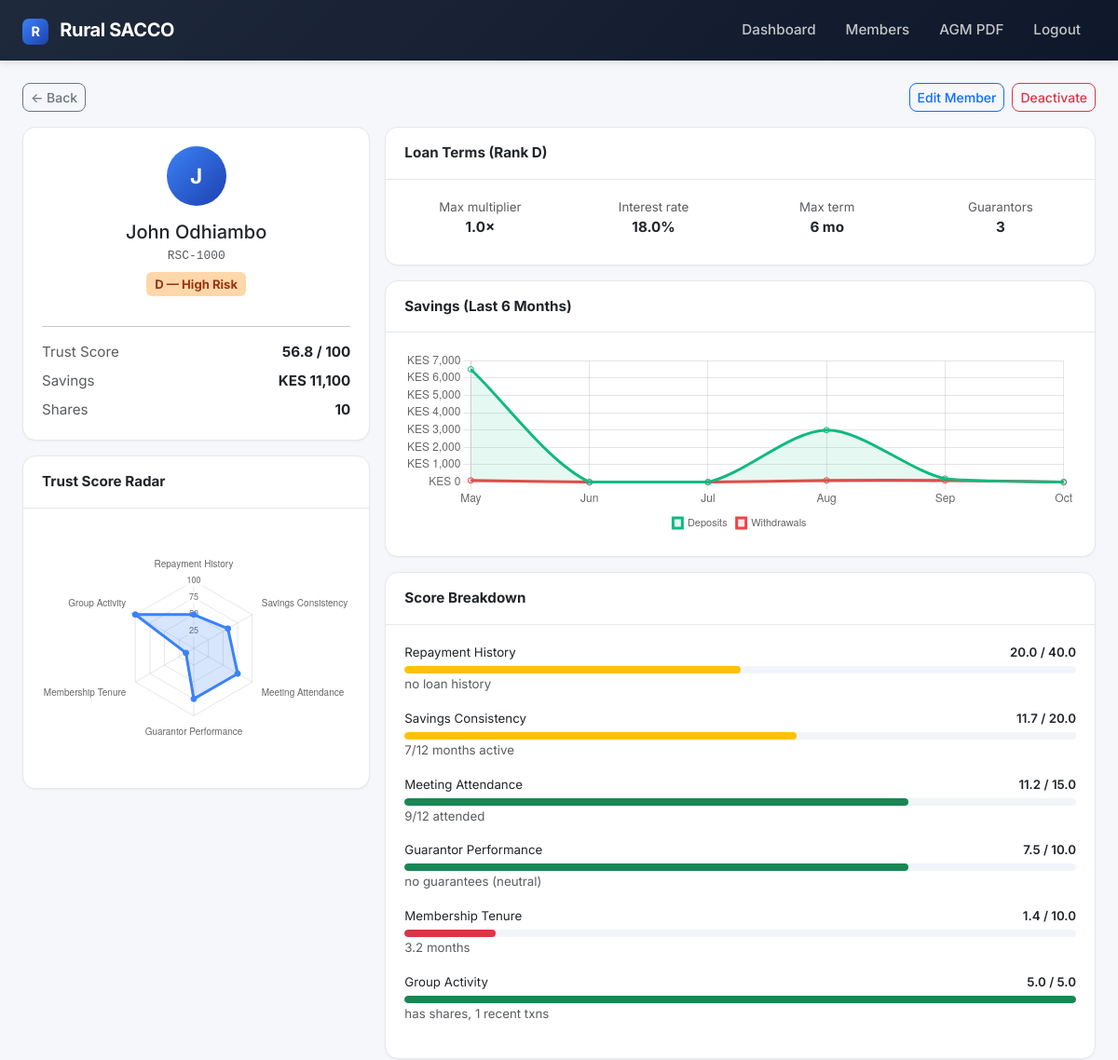
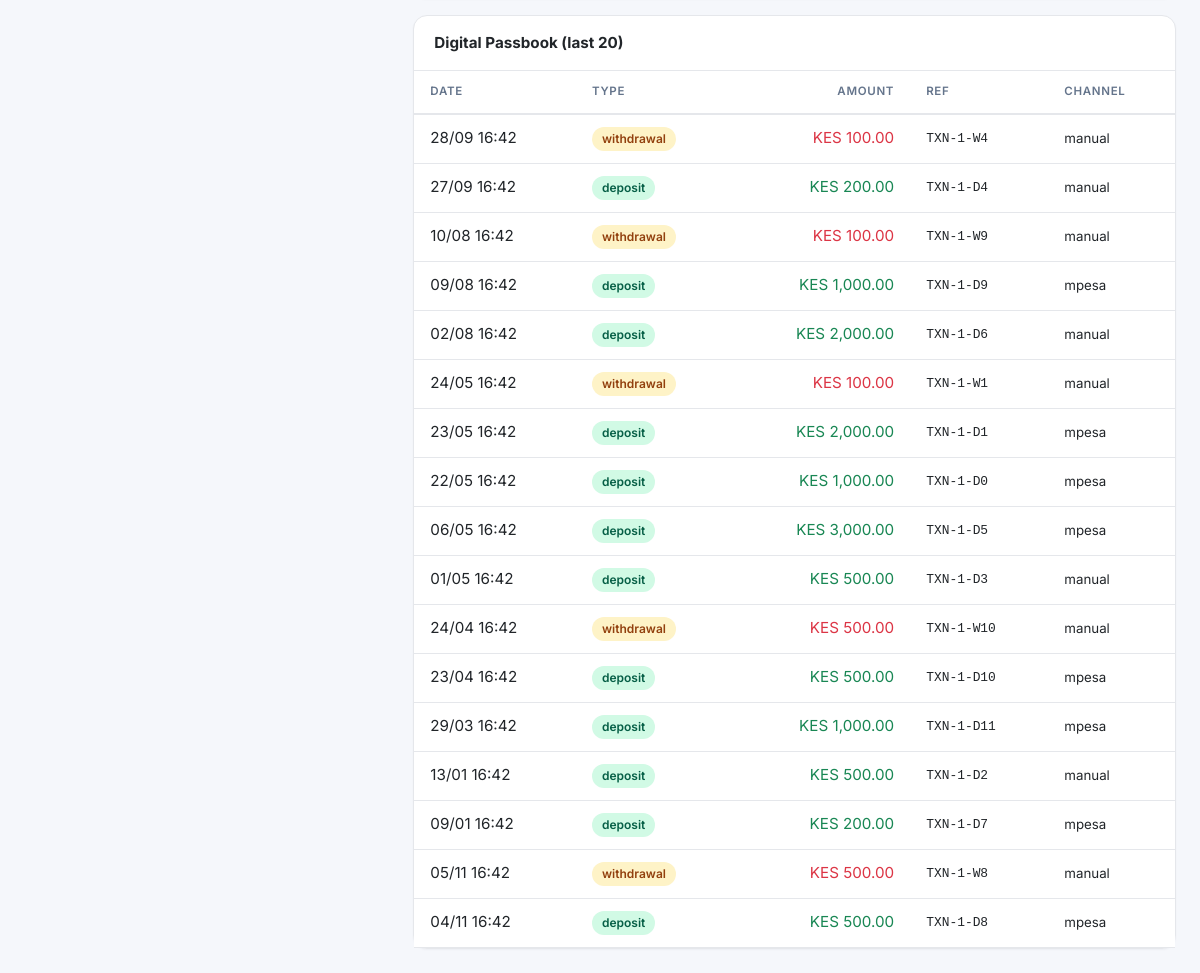
The app's page /members/1 (signed in) with its own data (2 pictures, top to bottom).
### app/models/member.py (models this page shows)
class Member(db.Model):
    __tablename__ = "members"
    id = db.Column(db.Integer, primary_key=True)
    member_number = db.Column(db.String(20), unique=True, nullable=False, index=True)
    full_name = db.Column(db.String(120), nullable=False)
    phone = db.Column(db.String(20), unique=True, nullable=False, index=True)
    national_id = db.Column(db.String(20), unique=True)
    join_date = db.Column(db.Date, default=datetime.utcnow)
    status = db.Column(db.String(20), default="active")
    savings_balance = db.Column(db.Numeric(12, 2), default=0)
    shares = db.Column(db.Integer, default=0)
    trust_score = db.Column(db.Float, default=50.0)
    default_rank = db.Column(db.String(1), default="C")
    language_preference = db.Column(db.String(5), default="sw")
    consent_given = db.Column(db.Boolean, default=False)
    created_at = db.Column(db.DateTime, default=datetime.utcnow)
    updated_at = db.Column(db.DateTime, default=datetime.utcnow, onupdate=datetime.utcnow)

### app/models/transaction.py (models this page shows)
class Transaction(db.Model):
    __tablename__ = "transactions"
    id = db.Column(db.Integer, primary_key=True)
    member_id = db.Column(db.Integer, db.ForeignKey("members.id"), nullable=False, index=True)
    type = db.Column(db.String(30), nullable=False)
    amount = db.Column(db.Numeric(12, 2), nullable=False)
    balance_after = db.Column(db.Numeric(12, 2))
    reference = db.Column(db.String(50), unique=True, index=True)
    mpesa_ref = db.Column(db.String(50), index=True)
    status = db.Column(db.String(20), default="completed")
    channel = db.Column(db.String(20), default="manual")
    notes = db.Column(db.Text)
    created_by = db.Column(db.String(50))
    created_at = db.Column(db.DateTime, default=datetime.utcnow, index=True)

### app/routes/members.py (the view)
@members_bp.route("/<int:member_id>")
@login_required
def detail(member_id):
    member = Member.query.get_or_404(member_id)
    breakdown = score_member(member_id, persist=False)
    txns = (Transaction.query.filter_by(member_id=member_id)
            .order_by(Transaction.created_at.desc()).limit(20).all())
    loans = (Loan.query.filter_by(member_id=member_id)
             .order_by(Loan.created_at.desc()).all())
    guarantees = Guarantor.query.filter_by(guarantor_member_id=member_id).all()
    radar_labels = [k.replace("_", " ").title() for k in breakdown["breakdown"].keys()]
    radar_scores = [round((v["score"] / v["max"] * 100), 1) if v["max"] else 0
                    for v in breakdown["breakdown"].values()]
    today = date.today()
    first = today.replace(day=1) - relativedelta(months=5)
    months, cur = [], first
    for _ in range(6):
        months.append(cur)
        cur += relativedelta(months=1)
    keys = [m.strftime("%Y-%m") for m in months]
    month_labels = [m.strftime("%b") for m in months]
    dep = {k: 0.0 for k in keys}
    wd = {k: 0.0 for k in keys}
    for txn in (Transaction.query
                .filter(Transaction.member_id == member_id,
                        Transaction.created_at >= first).all()):
        key = txn.created_at.strftime("%Y-%m")
        if key not in dep:
            continue
        if txn.type == "deposit":
            dep[key] += float(txn.amount)
        elif txn.type == "withdrawal":
            wd[key] += float(txn.amount)
    return render_template("members/detail.html",
                           member=member, breakdown=breakdown,
                           txns=txns, loans=loans, guarantees=guarantees,
                           radar_labels=radar_labels, radar_scores=radar_scores,
                           month_labels=month_labels,
                           deposits=[round(dep[k], 2) for k in keys],
                           withdrawals=[round(wd[k], 2) for k in keys])

### app/services/auth.py (called while the page is built)
def login_required(f):
    @wraps(f)
    def wrapped(*args, **kwargs):
        if not session.get("user_id"):
            flash("Please log in first.", "warning")
            return redirect(url_for("auth.login"))
        return f(*args, **kwargs)
    return wrapped

### app/services/credit_scoring.py (called while the page is built, shortened)
def rank_from_score(score):
    for min_score, rank, label, mult, guar, term, rate in RANK_TABLE:
        if score >= min_score:
            return {
                "rank": rank, "label": label,
                "max_loan_multiplier": mult,
                "guarantors_required": guar,
                "max_term_months": term,
                "interest_rate": rate,
            }
    return {"rank": "E", "label": "Blacklisted", "max_loan_multiplier": 0.0,
            "guarantors_required": 0, "max_term_months": 0, "interest_rate": 0.0}

def _repayment_score(member, today):
    loans = Loan.query.filter_by(member_id=member.id).all()
    if not loans:
        return WEIGHTS["repayment_history"] * 0.5, "no loan history"

def _savings_score(member, today):
    start = today - timedelta(days=365)
    rows = (db.session.query(Transaction.created_at)
            .filter(Transaction.member_id == member.id,
                    Transaction.type == "deposit",
                    Transaction.created_at >= datetime.combine(start, datetime.min.time()))
            .all())
    months = {r[0].strftime("%Y-%m") for r in rows}
    score = WEIGHTS["savings_consistency"] * (len(months) / 12.0)
    return min(WEIGHTS["savings_consistency"], score), f"{len(months)}/12 months active"

def _attendance_score(member, today):
    start = today - timedelta(days=365)
    total = Meeting.query.filter(Meeting.meeting_date >= start).count()
    if total == 0:
        return WEIGHTS["meeting_attendance"] * 0.5, "no meetings (neutral)"
    attended = (MeetingAttendance.query
                .join(Meeting)
                .filter(MeetingAttendance.member_id == member.id,
                        MeetingAttendance.status == "present",
                        Meeting.meeting_date >= start)
                .count())
    score = WEIGHTS["meeting_attendance"] * (attended / total)
    return score, f"{attended}/{total} attended"

def _guarantor_score(member, today):
    given = Guarantor.query.filter_by(guarantor_member_id=member.id).all()
    if not given:
        return WEIGHTS["guarantor_performance"] * 0.75, "no guarantees (neutral)"

### app/templates/members/detail.html (shortened to what this page needs)
{% extends "base.html" %}
{% block content %}
<div class="d-flex justify-content-between align-items-center mb-3">
    <a href="{{ url_for('members.list_members') }}" class="btn btn-sm btn-outline-secondary">&larr; Back</a>
    <div class="d-flex gap-2">
        {% if session.get('role') in ('admin', 'treasurer') %}
        <a href="{{ url_for('members.edit_member', member_id=member.id) }}" class="btn btn-sm btn-outline-primary">Edit Member</a>
        {% endif %}
        {% if session.get('role') == 'admin' %}
        <form method="post" action="{{ url_for('members.toggle_status', member_id=member.id) }}" class="d-inline"
              onsubmit="return confirm('{{ 'Deactivate' if member.status=='active' else 'Reactivate' }} this member?');">
            <button type="submit" class="btn btn-sm btn-outline-{{ 'danger' if member.status=='active' else 'success' }}">
                {{ 'Deactivate' if member.status=='active' else 'Reactivate' }}
            </button>
        </form>
        {% endif %}
    </div>
</div>
<div class="row g-3">
    <div class="col-lg-4">
        <div class="card mb-3">
            <div class="card-body text-center">
                <div style="width:64px;height:64px;border-radius:50%;background:linear-gradient(135deg,#3b82f6,#1e40af);color:#fff;display:flex;align-items:center;justify-content:center;font-size:1.4rem;font-weight:700;margin:0 auto 1rem;">
                    {{ member.full_name[0] }}
                </div>
                <h5 class="mb-1">{{ member.full_name }}</h5>
                <p class="text-muted mb-2 mono">{{ member.member_number }}</p>
                <span class="rank-badge rank-{{ member.default_rank }} mb-3">{{ member.default_rank }} — {{ breakdown.rank_label }}</span>
                <hr>
                <div class="d-flex justify-content-between mb-2"><span class="text-muted">Trust Score</span><strong>{{ '%.1f'|format(member.trust_score) }} / 100</strong></div>
                <div class="d-flex justify-content-between mb-2"><span class="text-muted">Savings</span><strong>KES {{ '{:,.0f}'.format(member.savings_balance|float) }}</strong></div>
                <div class="d-flex justify-content-between"><span class="text-muted">Shares</span><strong>{{ member.shares }}</strong></div>
            </div>
        </div>
        <div class="card">
            <div class="card-header"><strong>Trust Score Radar</strong></div>
            <div class="card-body"><div class="chart-container"><canvas id="radarChart"></canvas></div></div>
        </div>
    </div>
    <div class="col-lg-8">
        <div class="card mb-3">
            <div class="card-header"><strong>Loan Terms (Rank {{ breakdown.rank }})</strong></div>
            <div class="card-body">
                <div class="row text-center">
                    <div class="col-6 col-md-3 mb-2"><div class="text-muted small">Max multiplier</div><strong>{{ breakdown.loan_terms.max_loan_multiplier }}×</strong></div>
                    <div class="col-6 col-md-3 mb-2"><div class="text-muted small">Interest rate</div><strong>{{ breakdown.loan_terms.interest_rate }}%</strong></div>
                    <div class="col-6 col-md-3 mb-2"><div class="text-muted small">Max term</div><strong>{{ breakdown.loan_terms.max_term_months }} mo</strong></div>
                    <div class="col-6 col-md-3 mb-2"><div class="text-muted small">Guarantors</div><strong>{{ breakdown.loan_terms.guarantors_required }}</strong></div>
                </div>
            </div>
        </div>
        <div class="card mb-3">
            <div class="card-header"><strong>Savings (Last 6 Months)</strong></div>
            <div class="card-body"><div class="chart-container chart-sm"><canvas id="savingsChart"></canvas></div></div>
        </div>
        <div class="card mb-3">
            <div class="card-header"><strong>Score Breakdown</strong></div>
            <div class="card-body">
                {% for key, item in breakdown.breakdown.items() %}
                {% set pct = (item.score / item.max * 100) if item.max else 0 %}
                <div class="mb-3">
                    <div class="d-flex justify-content-between small mb-1">
                        <span>{{ key.replace('_', ' ').title() }}</span>
                        <span class="fw-semibold">{{ '%.1f'|format(item.score) }} / {{ item.max }}</span>
                    </div>
                    <div class="progress score-bar">
                        <div class="progress-bar {{ 'bg-success' if pct >= 70 else 'bg-warning' if pct >= 40 else 'bg-danger' }}" style="width: {{ pct }}%"></div>
                    </div>
                    <small class="text-muted">{{ item.note }}</small>
                </div>
                {% endfor %}
            </div>
        </div>
        <div class="card">
            <div class="card-header"><strong>Digital Passbook (last 20)</strong></div>
            <div class="table-responsive">
                <table class="table table-sm table-hover mb-0">
                    <thead><tr><th>Date</th><th>Type</th><th class="text-end">Amount</th><th>Ref</th><th>Channel</th></tr></thead>
                    <tbody>
                        {% for t in txns %}
                        <tr>
                            <td>{{ t.created_at.strftime('%d/%m %H:%M') }}</td>
                            <td><span class="status-pill {{ 'status-success' if t.type=='deposit' else 'status-warning' }}">{{ t.type }}</span></td>
                            <td class="text-end {{ 'text-success' if t.type=='deposit' else 'text-danger' }}">KES {{ '{:,.2f}'.format(t.amount|float) }}</td>
                            <td class="mono small">{{ t.reference or t.mpesa_ref or '—' }}</td>
                            <td><small>{{ t.channel }}</small></td>
                        </tr>
                        {% else %}
                        <tr><td colspan="5" class="text-center text-muted py-3">No transactions.</td></tr>
                        {% endfor %}
                    </tbody>
                </table>
            </div>
        </div>
    </div>
</div>
{% endblock %}
{% block scripts %}
<script>
new Chart(document.getElementById('radarChart'), {
    type: 'radar',
    data: {
        labels: {{ radar_labels|tojson }},
        datasets: [{
            label: 'Score %',
            data: {{ radar_scores|tojson }},
            borderColor: '#3b82f6', backgroundColor: 'rgba(59,130,246,0.2)', pointBackgroundColor: '#3b82f6',
        }]
    },
    options: {
        responsive: true, maintainAspectRatio: false,
        scales: { r: { beginAtZero: true, max: 100, ticks: { stepSize: 25, font: { size: 9 } } } },
        plugins: { legend: { display: false } }
    }
});
new Chart(document.getElementById('savingsChart'), {
    type: 'line',
    data: {
        labels: {{ month_labels|tojson }},
        datasets: [
            { label: 'Deposits', data: {{ deposits|tojson }}, borderColor: '#10b981', backgroundColor: 'rgba(16,185,129,0.1)', tension: 0.3, fill: true },
            { label: 'Withdrawals', data: {{ withdrawals|tojson }}, borderColor: '#ef4444', backgroundColor: 'rgba(239,68,68,0.1)', tension: 0.3, fill: true }
        ]
    },
    options: {
        responsive: true, maintainAspectRatio: false,
        plugins: { legend: { position: 'bottom', labels: { boxWidth: 10, font: { size: 11 } } } },
        scales: { y: { beginAtZero: true, ticks: { callback: v => 'KES ' + v.toLocaleString() } } }
    }
});
</script>
{% endblock %}

### app/static/css/app.css (style rules this page uses)
:root { --bg: #f5f7fb; --surface: #ffffff; --text: #0f172a; --muted: #64748b; --border: #e5e7eb; --primary: #3b82f6; --success: #10b981; --warning: #f59e0b; --danger: #ef4444; --radius: 14px; --shadow-sm: 0 1px 2px rgba(15,23,42,0.04); --shadow: 0 4px 12px rgba(15,23,42,0.06); }
body { background: var(--bg); font-family: 'Inter', -apple-system, sans-serif; color: var(--text); font-size: 0.95rem; }
.card { border: 1px solid var(--border); border-radius: var(--radius); box-shadow: var(--shadow-sm); background: var(--surface); }
.card-header { background: transparent; border-bottom: 1px solid var(--border); padding: 1rem 1.25rem; font-size: 0.95rem; }
.card-body { padding: 1.25rem; }
.rank-badge { display: inline-flex; align-items: center; justify-content: center; min-width: 30px; height: 26px; padding: 0 9px; border-radius: 6px; font-weight: 700; font-size: 0.82rem; }
.rank-D { background: #fed7aa; color: #9a3412; }
.status-pill { display: inline-flex; align-items: center; padding: 3px 10px; border-radius: 999px; font-size: 0.75rem; font-weight: 600; }
.status-success { background: #d1fae5; color: #065f46; }
.status-warning { background: #fef3c7; color: #92400e; }
.table thead th { font-size: 0.72rem; text-transform: uppercase; letter-spacing: 0.06em; font-weight: 600; color: var(--muted); border-bottom: 2px solid var(--border) !important; padding: 0.75rem 1rem; }
.table tbody td { padding: 0.75rem 1rem; vertical-align: middle; border-color: var(--border); }
.chart-container { position: relative; height: 260px; width: 100%; }
.chart-sm { height: 200px; }
.progress { height: 8px; border-radius: 4px; background: #f1f5f9; }
.progress-bar { border-radius: 4px; }
.score-bar { height: 8px; border-radius: 4px; }
.btn { border-radius: 8px; font-weight: 500; }
.mono { font-family: 'JetBrains Mono', Consolas, monospace; font-size: 0.85em; }

### records on screen
Member: status "Deactivate", full_name "J", full_name "John Odhiambo", member_number "RSC-1000", default_rank "D", trust_score "56.8", savings_balance "11,100", shares "10"
Transaction: created_at "28/09 16:42", type "withdrawal", amount "100.00", reference "TXN-1-W4", channel "manual"
Transaction: created_at "27/09 16:42", type "deposit", amount "200.00", reference "TXN-1-D4", channel "manual"
Transaction: created_at "10/08 16:42", type "withdrawal", amount "100.00", reference "TXN-1-W9", channel "manual"
Transaction: created_at "09/08 16:42", type "deposit", amount "1,000.00", reference "TXN-1-D9", channel "mpesa"
Transaction: created_at "02/08 16:42", type "deposit", amount "2,000.00", reference "TXN-1-D6", channel "manual"
Transaction: created_at "24/05 16:42", type "withdrawal", amount "100.00", reference "TXN-1-W1", channel "manual"
Transaction: created_at "23/05 16:42", type "deposit", amount "2,000.00", reference "TXN-1-D1", channel "mpesa"
Transaction: created_at "22/05 16:42", type "deposit", amount "1,000.00", reference "TXN-1-D0", channel "mpesa"
Transaction: created_at "06/05 16:42", type "deposit", amount "3,000.00", reference "TXN-1-D5", channel "mpesa"
Transaction: created_at "01/05 16:42", type "deposit", amount "500.00", reference "TXN-1-D3", channel "manual"
Transaction: created_at "24/04 16:42", type "withdrawal", amount "500.00", reference "TXN-1-W10", channel "manual"
Transaction: created_at "23/04 16:42", type "deposit", amount "500.00", reference "TXN-1-D10", channel "mpesa"
Transaction: created_at "29/03 16:42", type "deposit", amount "1,000.00", reference "TXN-1-D11", channel "mpesa"
Transaction: created_at "13/01 16:42", type "deposit", amount "500.00", reference "TXN-1-D2", channel "manual"
Transaction: created_at "09/01 16:42", type "deposit", amount "200.00", reference "TXN-1-D7", channel "mpesa"
Transaction: created_at "05/11 16:42", type "withdrawal", amount "500.00", reference "TXN-1-W8", channel "manual"
Transaction: created_at "04/11 16:42", type "deposit", amount "500.00", reference "TXN-1-D8", channel "mpesa"

### other values on screen
{{ breakdown.rank_label }} "High Risk"
{{ breakdown.rank }} "D"
{{ breakdown.loan_terms.max_loan_multiplier }} "1.0"
{{ breakdown.loan_terms.interest_rate }} "18.0"
{{ breakdown.loan_terms.max_term_months }} "6"
{{ breakdown.loan_terms.guarantors_required }} "3"
{{ key.replace('_', ' ').title() }} "Repayment History" "Savings Consistency" "Meeting Attendance" "Guarantor Performance" "Membership Tenure" "Group Activity"
{{ '%.1f'|format(item.score) }} "20.0" "11.7" "11.2" "7.5" "1.4" "5.0"
{{ item.max }} "40.0" "20.0" "15.0" "10.0" "10.0" "5.0"
{{ item.note }} "no loan history" "7/12 months active" "9/12 attended" "no guarantees (neutral)" "3.2 months" "has shares, 1 recent txns"
chart data {{ radar_scores|tojson }} [50.0, 58.4, 75.0, 75.0, 13.5, 100.0]
chart data {{ month_labels|tojson }} ["May", "Jun", "Jul", "Aug", "Sep", "Oct"]
chart data {{ deposits|tojson }} [6500.0, 0.0, 0.0, 3000.0, 200.0, 0.0]
